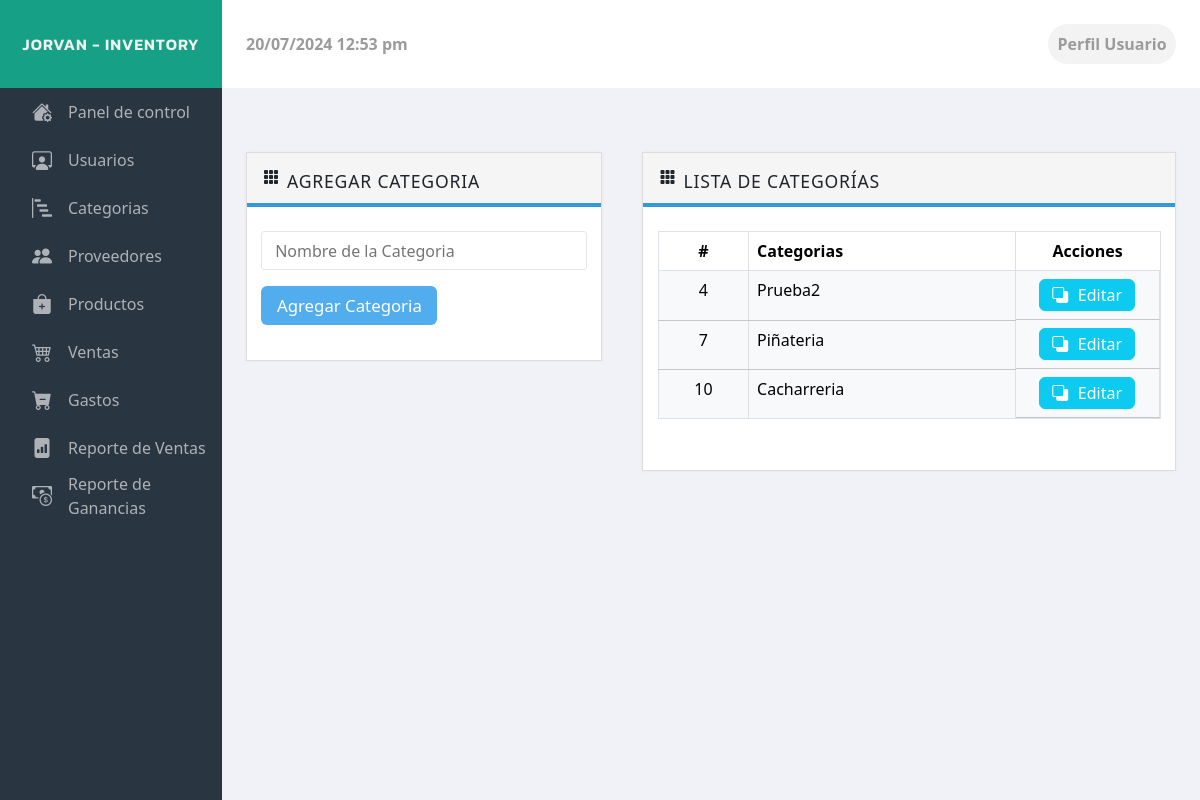
Screenshot of /admin/view/categorias.php with the database file from the repository.
### tables this page shows
CREATE TABLE `categoria` (
  `id_cat` int(10) NOT NULL,
  `nombre_cat` varchar(60) NOT NULL
);

### admin/model/consultas.php (called while the page is built, shortened)
<?php
    class consultas {
        private $conexion;
        public function __construct($conexion) {
            $this->conexion = $conexion;
        }
        function consultaMultiple($consulta){
            $respuesta = array();
            $modulos = $this->conexion->prepare($consulta);
            $modulos->execute();
            $total = $modulos->rowCount();
            if ($total > 0) {
                $a = 0;
                while ($data = $modulos->fetch(PDO::FETCH_ASSOC)) {
                    $respuesta[$a] = $data;
                    $a++;
                }
            }
            return $respuesta;
        }
    }
?>

### admin/model/datosCategoria.php (called while the page is built, shortened)
<?php
class misCategoria
{
    function verCategoria()
    {
        $conexion = new Conexion();
        $arreglo = array();
        $consulta = "SELECT * FROM categoria";
        $modulos = $conexion->prepare($consulta);
        $modulos->execute();
        $total = $modulos->rowCount();
        if ($total > 0) {
            $a = 0;
            while ($data = $modulos->fetch(PDO::FETCH_ASSOC)) {
                $arreglo[$a] = $data;
                $a++;
            }
        }
        return $arreglo;
    }
}
?>

### admin/view/categorias.php (the view, shortened to what this page needs)
<?php
    include("../model/consultas.php");
    $conexion = new conexion();
    $consultas = new consultas($conexion);
    $consultaCaja = $consultas->consultaMultiple("SELECT * FROM caja WHERE id_caja=(SELECT max(id_caja) FROM caja)");
    $estadoCaja = $consultaCaja[0]['estado_caja'];
    $usuarioCaja = $consultaCaja[0]['id_usCaja'];
    if ($estadoCaja!="Cerrada" && $usuarioCaja==1){
?>
<html lang="en">
  <head>
    <link rel="stylesheet" href="https://cdn.jsdelivr.net/npm/bootstrap-icons@1.10.5/font/bootstrap-icons.css">
    <link rel="stylesheet" href="../libraries/style.css">
    <link rel="stylesheet" href="../libraries/bootstrap/bootstrap.css">
  </head>
  <body>
    <?php
        include('header.php');
        include('../model/datosCategoria.php');
        $misCategoria = new miscategoria();
    ?>
    <section class="contenido">
        <?php include('barraHorizontal.php') ?>
        <div class="interfaz">
            <div class="categorias overflow-auto">
                <div class="tabla">
                    <div class="head">
                        <i class="bi bi-grid-3x3-gap-fill"></i>
                        <h6>AGREGAR CATEGORIA</h6>
                    </div>
                    <form class="body">
                        <input type="text" placeholder="Nombre de la Categoria" id="nombre_cat" name="nombre_cat">
                        <input type="button" class="btn btn2" id="registrarCategoria" value="Agregar Categoria">
                    </form>
                </div>
                <div class="tabla f-2">
                    <div class="head">
                        <i class="bi bi-grid-3x3-gap-fill"></i>
                        <h6>LISTA DE CATEGORÍAS</h6>
                    </div>
                    <div class="body">
                        <table class="table" border="1px">
                            <thead class="table-default">
                                <th class="text-center">#</th>
                                <th>Categorias</th>
                                <th class="text-center acciones">Acciones</th>
                            </thead>
                            <tbody>
                                <?php
                                    $respCategoria = $misCategoria->verCategoria();
                                    foreach ($respCategoria as $fila) { ?>
                                        <tr class="table-light">
                                            <td class="text-center"><?php echo $fila['id_cat']; ?></td>
                                            <td><?php echo $fila['nombre_cat']; ?></td>
                                            <td class="text-center d-flex justify-content-center gap-2 acciones">
                                                <a href="edit/editarCategoria.php?id_categoria=<?php echo $fila['id_cat'] ?>" class="btn btn-info" >
                                                    <i class="bi bi-subtract"></i>
                                                    <p class="m-0">Editar</p>
                                                </a>
                                            </td>
                                        </tr>
                                <?php
                                    }
                                ?>
                            </tbody>
                        </table>
                    </div>
                </div>
            </div>
        </div>
    </section>
    <?php
        } else {
            echo '<script>
                    alert("Error al acceder. La cuenta esta inactiva o el usuario activo no tiene un rol de admin, por lo cual no puede acceder a este apartado")
                </script>';
        }
    ?>
  </body>
</html>

### admin/libraries/style.css (style rules this page uses)
* { margin: 0; padding: 0; }
body { display: flex; flex-direction: column; width: 100%; height: 100vh; }
body .contenido { display: flex; width: 100%; height: 89vh; transition: 0.4s; }
body .contenido .interfaz { flex: 0.815; }
body .contenido .interfaz, body .contenido .flex-100 { background-color: #F1F2F7; }
body .contenido .interfaz .categorias, body .contenido .flex-100 .categorias { display: flex; width: 100%; padding: 1.5rem; gap: 2.5rem; margin: 2.5rem 0rem; align-items: start; }
body .contenido .interfaz .categorias .f-2, body .contenido .flex-100 .categorias .f-2 { flex: 1.5 !important; }
body .contenido .interfaz .categorias .tabla, body .contenido .flex-100 .categorias .tabla { display: flex; flex-direction: column; flex: 1; background-color: white; border: 1px solid #DDDDDD; box-shadow: 0rem 0rem 0.2rem #E6E7EB; height: auto; }
body .contenido .interfaz .categorias .tabla .head, body .contenido .flex-100 .categorias .tabla .head { display: flex; gap: 0.5rem; margin-bottom: 0.5rem; background-color: #F5F5F5; border-bottom: 4px solid #3498DB; padding: 1rem 1rem 0.7rem 1rem; }
body .contenido .interfaz .categorias .tabla .head h6, body .contenido .flex-100 .categorias .tabla .head h6 { margin: 2px 0px 0px 0px; font-size: 1.1rem; letter-spacing: 0.8px; }
body .contenido .interfaz .categorias .tabla .body, body .contenido .flex-100 .categorias .tabla .body { padding: 1rem 0.9rem 0.7rem 0.9rem !important; margin-bottom: 1.5rem; }
body .contenido .interfaz .categorias .tabla table td, body .contenido .interfaz .categorias .tabla table th, body .contenido .flex-100 .categorias .tabla table td, body .contenido .flex-100 .categorias .tabla table th { border-right: 1px solid #e0dede !important; flex: 1; }
body .contenido .interfaz .categorias .tabla table i, body .contenido .flex-100 .categorias .tabla table i { color: white; }
body .contenido .interfaz .categorias .tabla table .acciones, body .contenido .flex-100 .categorias .tabla table .acciones { width: 9rem; }
body .contenido .interfaz .categorias .tabla table .btn, body .contenido .flex-100 .categorias .tabla table .btn { display: flex; gap: 0.6rem; align-items: center; justify-content: center; width: 6rem; height: 2rem; color: white; }
body .contenido .interfaz .categorias .tabla form, body .contenido .flex-100 .categorias .tabla form { display: flex; flex-direction: column; gap: 1rem; }
body .contenido .interfaz .categorias .tabla form input[type=text], body .contenido .flex-100 .categorias .tabla form input[type=text] { border: 1px solid #E6E6E6; outline: none; color: #0f0c0c; padding: 0.4rem 0.8rem; border-radius: 0.2rem; }
body .contenido .interfaz .categorias .tabla form .btn, body .contenido .flex-100 .categorias .tabla form .btn { width: 11rem; }
body .contenido .interfaz .categorias .tabla form .btn2, body .contenido .flex-100 .categorias .tabla form .btn2 { background-color: #51ADED; color: white; width: 11rem; font-size: 1.05rem; border: 1.5px solid transparent; }

### rows the page displays
categoria: id_cat "4", nombre_cat "Prueba2"
categoria: id_cat "7", nombre_cat "Piñateria"
categoria: id_cat "10", nombre_cat "Cacharreria"
